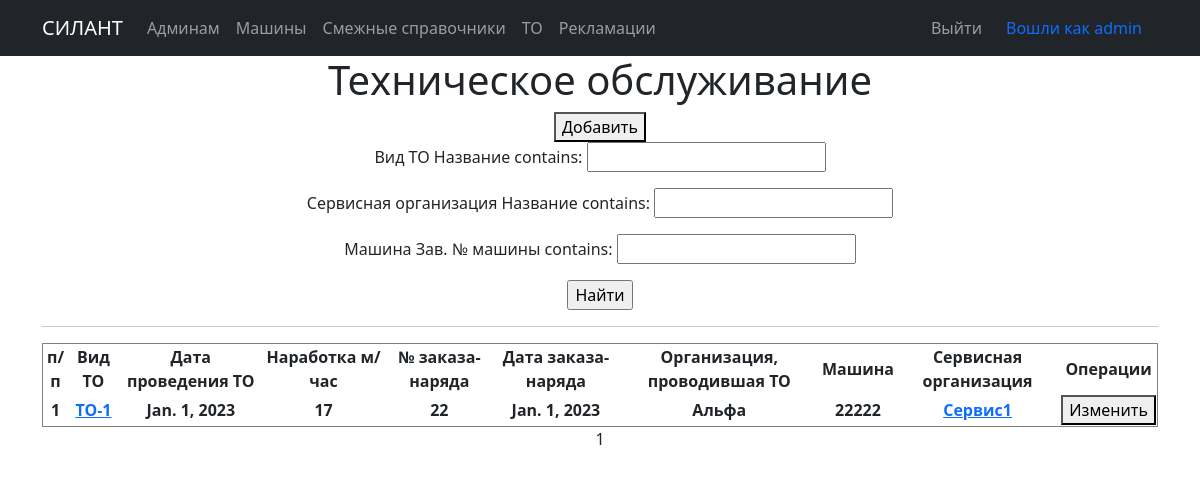
The page /cars/maintenances/ (signed in) on the database as committed earlier.
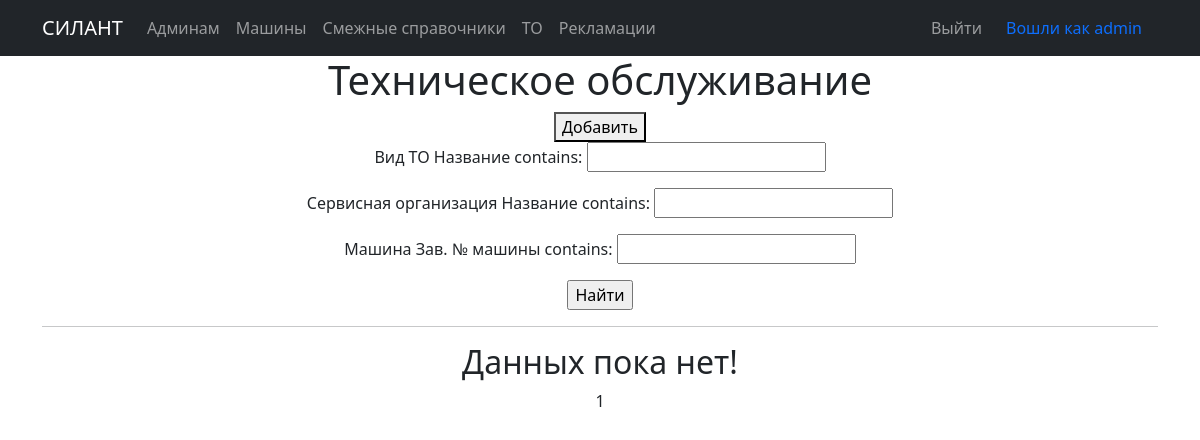
The same page on the database as committed later.
### silant/models.py (models this page shows, shortened)
class Maintenance(models.Model):
    type_maintenance = models.ForeignKey(Type_maintenance, on_delete=models.CASCADE, verbose_name='Вид ТО')
    maintenance_date = models.DateField(verbose_name='Дата проведения ТО')
    operating_time = models.IntegerField(verbose_name='Наработка м/час')
    work_order = models.TextField(max_length=50, verbose_name='№ заказа-наряда')
    date_work_order = models.DateField(verbose_name='Дата заказа-наряда')
    organization_maintenance = models.ForeignKey(Organization_maintenance, on_delete=models.CASCADE, verbose_name='Организация, проводившая ТО')
    car = models.ForeignKey(Car, on_delete=models.CASCADE, verbose_name='Машина')
    service_company = models.ForeignKey(Service_company, on_delete=models.CASCADE,verbose_name='Сервисная организация')
    class Meta:
        verbose_name = 'ТО'
        verbose_name_plural = 'ТО'
        ordering = ['maintenance_date']

class Base_dictionary(models.Model):
    name = models.TextField(unique=True, verbose_name='Название')
    description = models.TextField(blank=True, verbose_name='Описание')
    class Meta:
        abstract = True
    def __str__(self):
        return f'{self.name}'

class Type_maintenance(Base_dictionary):
    class Meta:
        verbose_name = 'Вид ТО'
        verbose_name_plural = 'Виды ТО'

class Organization_maintenance(Base_dictionary):
        class Meta:
            verbose_name = 'Организация, проводившая ТО'
            verbose_name_plural = 'Организации, проводившая ТО'

class Car(models.Model):
    serial_number = models.TextField(max_length=30, unique=True, db_index=True, verbose_name='Зав. № машины')
    technique_model = models.ForeignKey(Technique_model, on_delete=models.CASCADE, db_index=True, verbose_name='Модель техники')
    engine_model = models.ForeignKey(Engine_model, on_delete=models.CASCADE, db_index=True, verbose_name='Модель двигателя')
    engine_number = models.TextField(max_length=30, verbose_name='Зав. № двигателя')
    transmission_model = models.ForeignKey(Transmission_model, on_delete=models.CASCADE, db_index=True, verbose_name='Модель трансмиссии')
    transmission_number = models.TextField(max_length=50, verbose_name='Зав. № трансмиссии')
    drive_axle_model = models.ForeignKey(Drive_axle_model, on_delete=models.CASCADE, db_index=True, verbose_name='Модель ведущего моста')
    drive_axle_number = models.TextField(max_length=50, verbose_name='Зав. № ведущего моста')
    steerable_axle_model = models.ForeignKey(Steerable_axle_model, on_delete=models.CASCADE, db_index=True, verbose_name='Модель управляемого моста')
    steerable_axle_number = models.TextField(max_length=50, verbose_name='Зав. № управляемого моста')
    supply_contract = models.TextField(max_length=50, blank=True, verbose_name='Договор поставки №, дата.')
    shipping_date = models.DateField(db_index=True, verbose_name='Дата отгрузки с завода')
    consignee = models.TextField(max_length=50, blank=True, verbose_name='Грузополучатель (конечный потребитель)')
    delivery_address = models.TextField(max_length=150, blank=True, verbose_name='Адрес поставки (эксплуатации)')
    equipment = models.TextField(max_length=150, blank=True, verbose_name='Комплектация (доп. опции)')
    client = models.ForeignKey(User, on_delete=models.CASCADE, null=True, blank=True, verbose_name='Клиент')
    service_company = models.ForeignKey(Service_company, on_delete=models.CASCADE, blank=True, verbose_name='Сервисная организация')
    def __str__(self):
        return f'{self.serial_number}'
    class Meta:
        verbose_name = 'Машины'
        verbose_name_plural = 'Машины'
        ordering = ['shipping_date']

class Service_company(Base_dictionary):
    user = models.OneToOneField(User, on_delete=models.CASCADE, verbose_name='Имя пользователя')
    class Meta:
        verbose_name = 'Сервисная компания'
        verbose_name_plural = 'Сервисные компании'

### silant/views.py (the view)
# urls.py: path('maintenances/', MaintenanceList.as_view()),
class MaintenanceList(LoginRequiredMixin, ListView): #Общий список ТО
    model = Maintenance
    ordering = 'date_work_order'
    template_name = 'Maintenance/Maintenances.html'
    context_object_name = 'maintenances'
    paginate_by = 10
    def get_queryset(self):
        queryset = super().get_queryset()
        self.filterset = MaintenanceFilter(self.request.GET, queryset)
        return self.filterset.qs
    def get_context_data(self, **kwargs):
        context = super().get_context_data(**kwargs)
        context['filterset'] = self.filterset
        return context

### templates/Maintenance/Maintenances.html (shortened to what this page needs)
{% extends 'flatpages/default.html' %}
{% block content %}
   <h1>Техническое обслуживание</h1>
   <button onclick=location.href="/cars/maintenances/create"> Добавить</button>
   <form action="" method="get">
        {{ filterset.form.as_p }}
        <input type="submit" value="Найти" />
    </form>
   <hr>
   {% if maintenances %}
       <table border="1" style="text-align:center">
           <tr>
               <td><b>п/п</b></td>
               <td><b>Вид ТО</b></td>
               <td><b>Дата проведения ТО</b></td>
               <td><b>Наработка м/час</b></td>
               <td><b>№ заказа-наряда</b></td>
               <td><b>Дата заказа-наряда</b></td>
               <td><b>Организация, проводившая ТО</b></td>
               <td><b>Машина</b></td>
               <td><b>Сервисная организация</b></td>
               <td><b>Операции</b></td>
           </tr>
           {% for maintenance in maintenances %}
           <tr>
                <td><b>{{ maintenance.id }}</b></td>
                <td><b><a href="dictionary/typeMaintenance/{{maintenance.type_maintenance.id}}/">{{ maintenance.type_maintenance }}</a></b></td>
                <td><b>{{ maintenance.maintenance_date }}</a></b></td>
                <td><b>{{ maintenance.operating_time }}</a></b></td>
                <td><b>{{ maintenance.work_order }}</b></td>
                <td><b>{{ maintenance.date_work_order }}</a></b></td>
                <td><b>{{ maintenance.organization_maintenance }}</b></td>
                <td><b>{{ maintenance.car }}</a></b></td>
                <td><b><a href="dictionary/serviceCompany/{{maintenance.service_company.id}}/">{{ maintenance.service_company }}</a></b></td>
                <td><button onclick=location.href="/cars/maintenances/edit/{{maintenance.id}}">Изменить</button></td>
           </tr>
           {% endfor %}
       </table>
   {% else %}
       <h2>Данных пока нет!</h2>
   {% endif %}
   {{ page_obj.number }}
{% endblock content %}

### templates/flatpages/default.html (shortened to what this page needs)
<!DOCTYPE html>
{% load static %}
<html lang="ru">
    <head>
        <link href="{% static 'css/styles.css' %}" rel="stylesheet" />
    </head>
    <body>
        <nav class="navbar navbar-expand-lg navbar-dark bg-dark static-top">
            <div class="container">
                <a class="navbar-brand" href="/">СИЛАНТ</a>
                <div class="collapse navbar-collapse" id="navbarResponsive">
                    <ul class="navbar-nav ml-auto">
                        <li class="nav-item">
                            <a class="nav-link" href="/admin/">Админам</a>
                        </li>
                        <li class="nav-item">
                            <a class="nav-link" href="/cars/">Машины</a>
                        </li>
                        {% if user.is_authenticated %}
                            <li class="nav-item">
                                <a class="nav-link" href="/cars/dictionaries/">Смежные справочники</a>
                            </li>
                            <li class="nav-item">
                                <a class="nav-link" href="/cars/maintenances/">ТО</a>
                            </li>
                            <li class="nav-item">
                                <a class="nav-link" href="/cars/сomplaints/">Рекламации</a>
                            </li>
                        {% endif %}
                    </ul>
                    {% if user.is_authenticated %}
                        <ul class="navbar-nav ms-auto">
                            <li class="nav-item">
                                <a class="nav-link" href="/accounts/logout/">Выйти</a>
                            </li>
                        </ul>
                        <a class="nav-link" href="/accounts/email/">Вошли как {{request.user.username}}</a>
                    {% else %}
                        <ul class="navbar-nav ms-auto">
                            <li class="nav-item">
                                <a class="nav-link" href="/accounts/login/">Войти</a>
                            </li>
                        </ul>
                    {% endif %}
                </div>
            </div>
        </nav>
        <div class="container">
           <div class="row">
               <div class="col-lg-12 text-center">
                   {% block content %}{% endblock content %}
               </div>
           </div>
</div>
    </body>
</html>

Rows that differ between the two databases and show on the page:
removed Maintenance: id "1", type_maintenance "ТО-1", maintenance_date "Jan. 1, 2023", operating_time "17", work_order "22", date_work_order "Jan. 1, 2023", organization_maintenance "Альфа", car "22222", service_company "Сервис1"
Other text that changed with them:
text no longer shown: "п/п Вид ТО Дата проведения ТО Наработка м/час № заказа-наряда Дата заказа-наряда Организация, проводившая ТО Машина Сервисная организация Операции"
text now shown: "Данных пока нет!"
